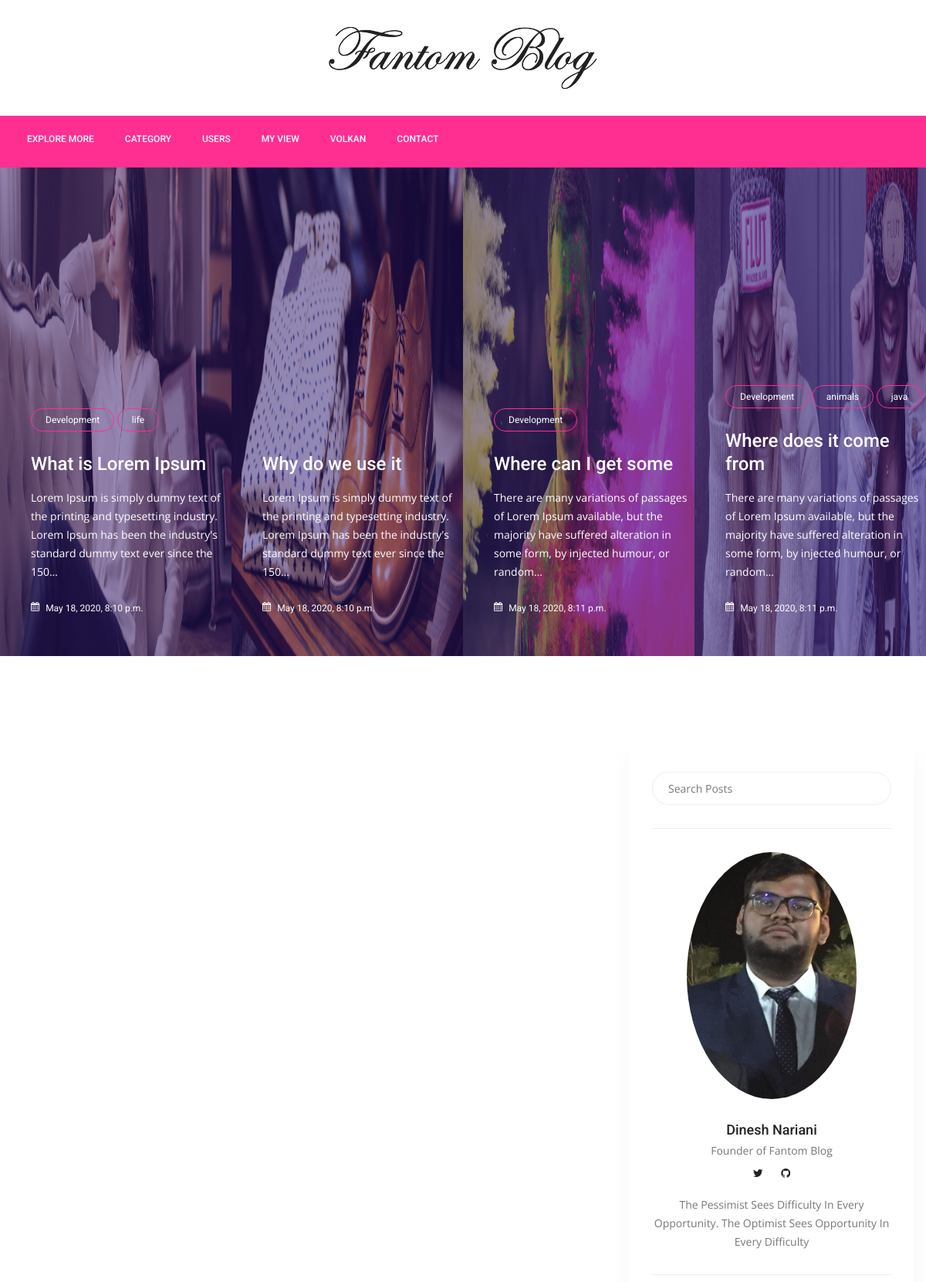
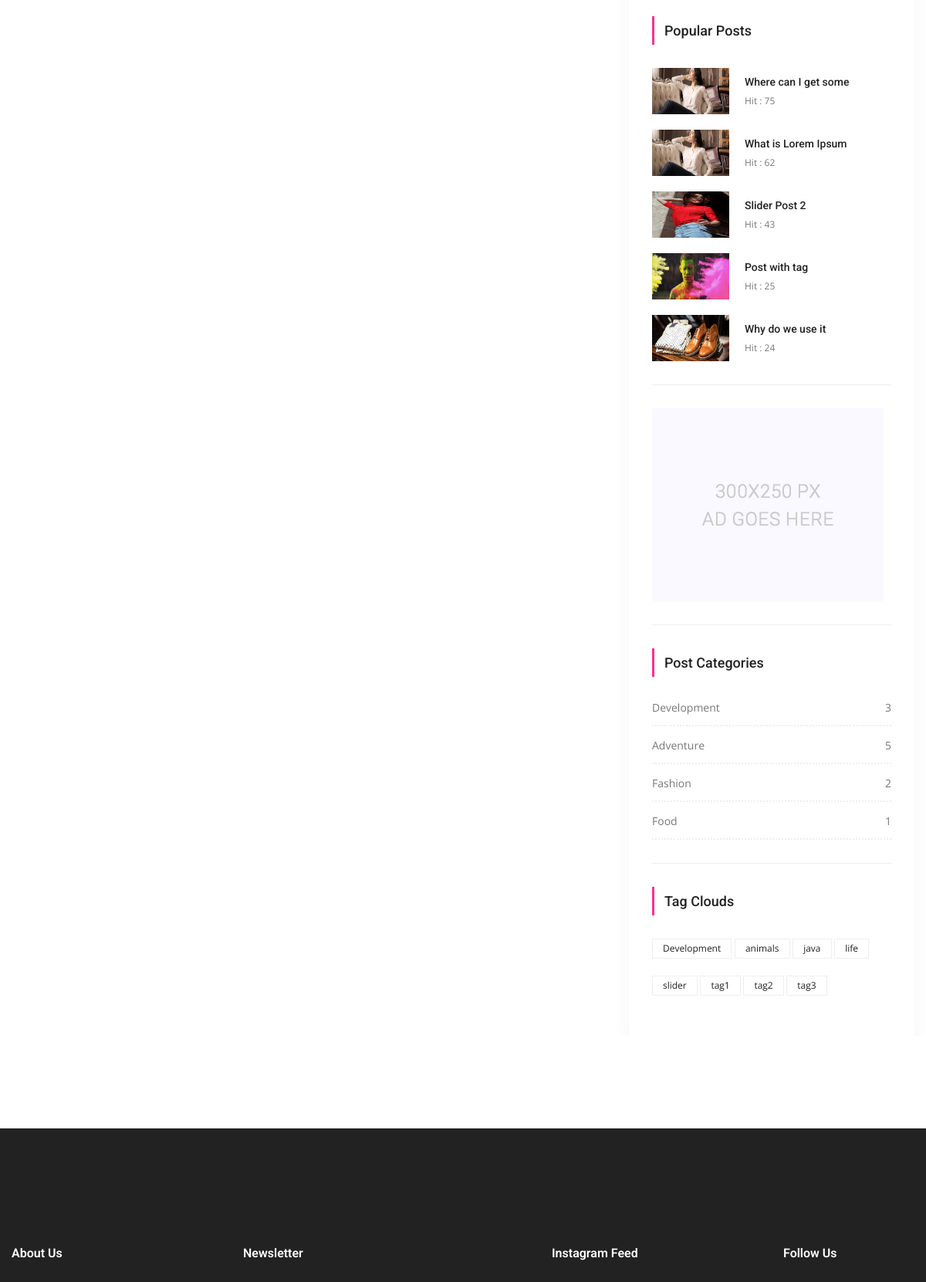
Screenshot of /archive/ (signed in, upper part) with the database file from the repository (2 pictures, top to bottom).
### posts/models.py (models this page shows, shortened)
class Post(models.Model):
    title = models.CharField(max_length=150)
    content = models.TextField()
    publishing_date = models.DateTimeField(auto_now_add=True)
    image = models.ImageField(blank=True, null=True, upload_to='uploads/')
    user = models.ForeignKey(settings.AUTH_USER_MODEL, on_delete=models.CASCADE)
    slug = models.SlugField(default="slug", editable=False)
    category = models.ForeignKey(Category, on_delete=models.CASCADE, default=1, related_name="posts")
    tag = models.ManyToManyField(Tag, related_name="posts", blank=True)
    slider_post = models.BooleanField(default=False)
    hit = models.PositiveIntegerField(default=0)

class Tag(models.Model):
    title = models.CharField(max_length=50)
    slug = models.SlugField(editable=False)
    def __str__(self):
        return self.title

class Category(models.Model):
    title = models.CharField(max_length=150)
    slug = models.SlugField(editable=False)
    def post_count(self):
        return self.posts.all().count()

### myarchive/views.py (the view)
# urls.py: path('', ArchiveView.as_view(), name="archive"),
@method_decorator(login_required(login_url='users/login'), name="dispatch")
class ArchiveView(ListView):
    model = Archive
    template_name = 'Archive/archive.html'
    context_object_name = 'archives'
    paginate_by = 3
    def get_context_data(self, *, object_list=None, **kwargs):
        context = super(ArchiveView, self).get_context_data(**kwargs)
        context['archives'] = Archive.objects.filter(main_user=self.request.user)
        context['posts'] = Post.objects.all()
        context['slider_posts'] = Post.objects.all().filter(slider_post=True)
        return context

### posts/templatetags/custom_tags.py (called while the page is built)
@register.simple_tag(name="categories")
def all_categories():
    return Category.objects.all()

@register.simple_tag(name="tags")
def all_tags():
    return Tag.objects.all()

@register.simple_tag(name="hit_posts")
def hit_posts():
    return Post.objects.order_by('-hit')[:5]

### templates/Archive/archive.html (shortened to what this page needs)
{% extends 'base.html' %}
{% load static %}
{% block content %}
        <section class="post_slider_area">
			<div class="post_slider_inner owl-carousel">
				{% for post in posts %}
				<div class="item">
					<div class="post_s_item">
						<div class="post_img">
							<img src="{{ post.image.url }}" height="640" alt="">
						</div>
						<div class="post_text">
							{% for tag in post.tag.all %}
							<a class="cat" href="{% url 'posts:tag_detail' tag.slug %}">{{ tag.title }}</a>
							{% endfor %}
							<a href="{% url 'posts:detail_archive' pk=post.pk slug=post.slug %}"><h4>{{ post.title }}</h4></a>
							<p>{{ post.content | truncatechars:150 }}</p>
							<div class="date">
								<a href="#"><i class="fa fa-calendar" aria-hidden="true"></i> {{ post.publishing_date}}</a>
							</div>
						</div>
					</div>
				</div>
				{% endfor %}
			</div>
        </section>
        <section class="blog_area p_120">
            <div class="container">
                <div class="row">
                    <div class="col-lg-8">
                    </div>
{% include 'right_side.html' %}
                </div>
            </div>
        </section>
{% endblock %}

### templates/base.html (shortened to what this page needs)
{% load static %}
{% load custom_tags %}
<!doctype html>
<html lang="en">
    <head>
        <link rel="stylesheet" href="{% static 'css/bootstrap.css' %}">
        <link rel="stylesheet" href="{% static 'vendors/linericon/style.css' %}">
        <link rel="stylesheet" href="{% static 'css/font-awesome.min.css' %}">
        <link rel="stylesheet" href="{% static 'vendors/owl-carousel/owl.carousel.min.css' %}">
        <link rel="stylesheet" href="{% static 'vendors/lightbox/simpleLightbox.css' %}'">
        <link rel="stylesheet" href="{% static 'vendors/nice-select/css/nice-select.css' %}">
        <link rel="stylesheet" href="{% static 'vendors/animate-css/animate.css' %}">
        <link rel="stylesheet" href="{% static 'vendors/jquery-ui/jquery-ui.css' %}">
        <link rel="stylesheet" href="{% static 'css/style.css' %}">
        <link rel="stylesheet" href="{% static 'css/responsive.css' %}">
    </head>
    <body>
        <header class="header_area">
            <div class="logo_part">
            	<div class="container">
            		<a class="logo" href="{% url 'posts:index' %}"><img src="{% static 'img/logo.png' %}" alt=""></a>
            	</div>
            </div>
			<div class="main_menu">
				<nav class="navbar navbar-expand-lg navbar-light">
					<div class="container">
						<div class="collapse navbar-collapse offset" id="navbarSupportedContent">
							<ul class="nav navbar-nav menu_nav">
                                {% if user.is_authenticated  %}
								<li class="nav-item"><a class="nav-link" href="{% url 'posts:index' %}">Explore More</a></li>
                                {% else %}
                                <li class="nav-item"><a class="nav-link" href="{% url 'posts:index' %}">Home</a></li>
                                {% endif %}
								<li class="nav-item submenu dropdown">
									<a href="#" class="nav-link dropdown-toggle" data-toggle="dropdown" role="button" aria-haspopup="true" aria-expanded="false">Category</a>
                                    {% categories as categories %}
								</li>
                                 <li class="nav-item"><a class="nav-link" href="{% url 'users:user_list' %}">Users</a></li>
								{% if user.is_authenticated %}
                                <li class="nav-item"><a class="nav-link" href="{% url 'posts:myview' %}">My View</a></li>
                                <li class="nav-item submenu dropdown">
									<a href="#" class="nav-link dropdown-toggle" data-toggle="dropdown" role="button" aria-haspopup="true" aria-expanded="false">{{ user.username }}</a>
								</li>
                                {% else %}
								<li class="nav-item"><a class="nav-link" href="{% url 'users:register' %}">Register</a></li>
								<li class="nav-item"><a class="nav-link" href="{% url 'users:login' %}">Login</a></li>
                                {% endif %}
                                <li class="nav-item"><a class="nav-link" href="{% url 'contact:contact' %}">Contact</a></li>
							</ul>
						</div>
					</div>
				</nav>
			</div>
        </header>
    {% block content %}
    {% endblock %}
        <footer class="footer-area">
            <div class="container">
                <div class="row">
                    <div class="col-lg-3  col-md-6 col-sm-6">
                        <div class="single-footer-widget">
                            <h6 class="footer_title">About Us</h6>
                        </div>
                    </div>
                    <div class="col-lg-4 col-md-6 col-sm-6">
                        <div class="single-footer-widget">
                            <h6 class="footer_title">Newsletter</h6>
                        </div>
                    </div>
                    <div class="col-lg-3 col-md-6 col-sm-6">
                        <div class="single-footer-widget instafeed">
                            <h6 class="footer_title">Instagram Feed</h6>
                        </div>
                    </div>
                    <div class="col-lg-2 col-md-6 col-sm-6">
                        <div class="single-footer-widget f_social_wd">
                            <h6 class="footer_title">Follow Us</h6>
                        </div>
                    </div>
                </div>
            </div>
        </footer>
    </body>
</html>

### templates/right_side.html (shortened to what this page needs)
{% load static %}
{% load custom_tags %}
<div class="col-lg-4">
                        <div class="blog_right_sidebar">
                            <aside class="single_sidebar_widget search_widget">
                                <form action="{% url 'posts:search' %}" method="get">
                                <div class="input-group">
                                    <input type="text" class="form-control" placeholder="Search Posts" name="q">
                                </div></form>
                                <div class="br"></div>
                            </aside>
                            <aside class="single_sidebar_widget author_widget">
                                <img class="author_img rounded-circle" width="220" height="320" src="{% static 'img/WhatsApp Image 2021-04-02 at 3.04.59 PM.jpeg' %}" alt="">
                                <h4>Dinesh Nariani</h4>
                                <p>Founder of Fantom Blog</p>
                                <div class="social_icon">
                                    <a href="https://twitter.com/DineshNariani"><i class="fa fa-twitter"></i></a>
                                    <a href="https://github.com/dineshssdn-867"><i class="fa fa-github"></i></a>
                                </div>
                                <p>The Pessimist Sees Difficulty In Every Opportunity. The Optimist Sees Opportunity In Every Difficulty</p>
                                <div class="br"></div>
                            </aside>
                            <aside class="single_sidebar_widget popular_post_widget">
                                <h3 class="widget_title">Popular Posts</h3>
                                {% hit_posts as posts %}
                                {% for post in posts %}
                                <div class="media post_item">
                                    <img src="{{ post.image.url }}" alt="post" style="width:100px;height:60px">
                                    <div class="media-body">
                                        <a href="{% url 'posts:detail' post.pk post.slug %}"><h3>{{ post.title }}</h3></a>
                                        <p>Hit : {{ post.hit }}</p>
                                    </div>
                                </div>
                                {% endfor %}
                                <div class="br"></div>
                            </aside>
                            <aside class="single_sidebar_widget">
                                <a href="#"><img class="img-fluid" src="{% static 'img/blog/add.jpg' %}" alt=""></a>
                                <div class="br"></div>
                            </aside>
                            <aside class="single_sidebar_widget post_category_widget">
                                <h4 class="widget_title">Post Categories</h4>
                                <ul class="list cat-list">
                                    {% categories as categories %}
                                    {% for category in categories %}
                                    <li>
                                        <a href="{% url 'posts:category_detail' pk=category.id slug=category.slug %}" class="d-flex justify-content-between">
                                            <p>{{ category.title }}</p>
                                            <p>{{ category.post_count }}</p>
                                        </a>
                                    </li>
                                    {% endfor %}
                                </ul>
                                <div class="br"></div>
                            </aside>
                            <aside class="single-sidebar-widget tag_cloud_widget">
                                <h4 class="widget_title">Tag Clouds</h4>
                                <ul class="list">
                                    {% tags as labels %}
                                    {% for label in labels %}
                                    <li><a href="{% url 'posts:tag_detail' label.slug %}">{{ label }}</a></li>
                                    {% endfor %}
                                </ul>
                            </aside>
                        </div>
                    </div>

### rows the page displays
Post: image (picture), title "What is Lorem Ipsum", content "Lorem Ipsum is simply dummy text of the printing and typesetting industry. Lorem Ipsum has been the industry's standard dummy text ever since the 150…", publishing_date "May 18, 2020, 8:10 p.m.", hit "62"
Tag: title "Development"
Tag: title "life"
Post: image (picture), title "Why do we use it", content "Lorem Ipsum is simply dummy text of the printing and typesetting industry. Lorem Ipsum has been the industry's standard dummy text ever since the 150…", publishing_date "May 18, 2020, 8:10 p.m.", hit "24"
Post: image (picture), title "Where can I get some", content "There are many variations of passages of Lorem Ipsum available, but the majority have suffered alteration in some form, by injected humour, or random…", publishing_date "May 18, 2020, 8:11 p.m."
Post: image (picture), title "Where does it come from", content "There are many variations of passages of Lorem Ipsum available, but the majority have suffered alteration in some form, by injected humour, or random…", publishing_date "May 18, 2020, 8:11 p.m."
Tag: title "animals"
Tag: title "java"
Post: image (picture), title "Where can I get some", hit "75"
Post: image (picture), title "Slider Post 2", hit "43"
Post: image (picture), title "Post with tag", hit "25"
Category: title "Development", post_count "3"
Category: title "Adventure", post_count "5"
Category: title "Fashion", post_count "2"
Category: title "Food", post_count "1"
Tag: title "slider"
Tag: title "tag1"
Tag: title "tag2"
Tag: title "tag3"

### other values shown
{{ user.username }} "VOLKAN"
